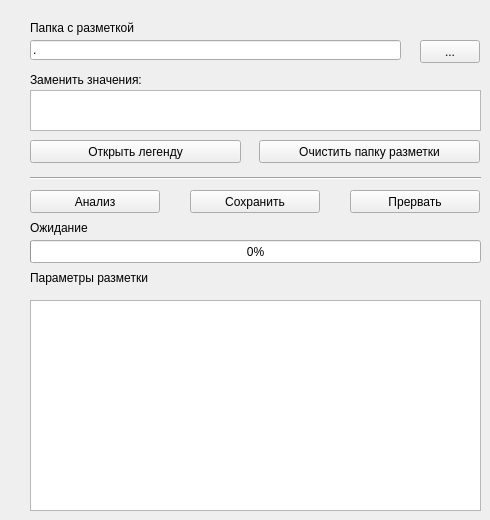
      <widget class="QWidget" name="tabResult">
       <attribute name="title">
        <string>Результаты</string>
       </attribute>
       <widget class="QLabel" name="labelResultFolder">
        <property name="geometry">
         <rect>
          <x>30</x>
          <y>20</y>
          <width>451</width>
          <height>16</height>
         </rect>
        </property>
        <property name="sizePolicy">
         <sizepolicy hsizetype="Fixed" vsizetype="Fixed">
          <horstretch>0</horstretch>
          <verstretch>0</verstretch>
         </sizepolicy>
        </property>
        <property name="text">
         <string>Папка с разметкой</string>
        </property>
       </widget>
       <widget class="QTextBrowser" name="textBrowserResult">
        <property name="geometry">
         <rect>
          <x>30</x>
          <y>300</y>
          <width>451</width>
          <height>211</height>
         </rect>
        </property>
       </widget>
       <widget class="QPushButton" name="pushButtonResultFolderSave">
        <property name="geometry">
         <rect>
          <x>190</x>
          <y>190</y>
          <width>130</width>
          <height>23</height>
         </rect>
        </property>
        <property name="sizePolicy">
         <sizepolicy hsizetype="Fixed" vsizetype="Fixed">
          <horstretch>0</horstretch>
          <verstretch>0</verstretch>
         </sizepolicy>
        </property>
        <property name="text">
         <string>Сохранить</string>
        </property>
       </widget>
       <widget class="QLabel" name="labelResultData">
        <property name="geometry">
         <rect>
          <x>30</x>
          <y>270</y>
          <width>451</width>
          <height>16</height>
         </rect>
        </property>
        <property name="sizePolicy">
         <sizepolicy hsizetype="Fixed" vsizetype="Fixed">
          <horstretch>0</horstretch>
          <verstretch>0</verstretch>
         </sizepolicy>
        </property>
        <property name="frameShape">
         <enum>QFrame::Panel</enum>
        </property>
        <property name="lineWidth">
         <number>0</number>
        </property>
        <property name="text">
         <string>Параметры разметки</string>
        </property>
       </widget>
       <widget class="QLineEdit" name="lineEditResultFolder">
        <property name="geometry">
         <rect>
          <x>30</x>
          <y>40</y>
          <width>371</width>
          <height>20</height>
         </rect>
        </property>
        <property name="sizePolicy">
         <sizepolicy hsizetype="Fixed" vsizetype="Fixed">
          <horstretch>0</horstretch>
          <verstretch>0</verstretch>
         </sizepolicy>
        </property>
        <property name="text">
         <string>.</string>
        </property>
       </widget>
       <widget class="QPushButton" name="pushButtonResultFolderSet">
        <property name="geometry">
         <rect>
          <x>420</x>
          <y>40</y>
          <width>60</width>
          <height>23</height>
         </rect>
        </property>
        <property name="sizePolicy">
         <sizepolicy hsizetype="Fixed" vsizetype="Fixed">
          <horstretch>0</horstretch>
          <verstretch>0</verstretch>
         </sizepolicy>
        </property>
        <property name="text">
         <string>...</string>
        </property>
       </widget>
       <widget class="QPushButton" name="pushButtonResultFolderAnalyze">
        <property name="geometry">
         <rect>
          <x>30</x>
          <y>190</y>
          <width>130</width>
          <height>23</height>
         </rect>
        </property>
        <property name="sizePolicy">
         <sizepolicy hsizetype="Fixed" vsizetype="Fixed">
          <horstretch>0</horstretch>
          <verstretch>0</verstretch>
         </sizepolicy>
        </property>
        <property name="text">
         <string>Анализ</string>
        </property>
       </widget>
       <widget class="QProgressBar" name="progressBarResult">
        <property name="geometry">
         <rect>
          <x>30</x>
          <y>240</y>
          <width>451</width>
          <height>23</height>
         </rect>
        </property>
        <property name="sizePolicy">
         <sizepolicy hsizetype="Fixed" vsizetype="Fixed">
          <horstretch>0</horstretch>
          <verstretch>0</verstretch>
         </sizepolicy>
        </property>
        <property name="autoFillBackground">
         <bool>false</bool>
        </property>
        <property name="inputMethodHints">
         <set>Qt::ImhNone</set>
        </property>
        <property name="value">
         <number>0</number>
        </property>
        <property name="alignment">
         <set>Qt::AlignCenter</set>
        </property>
        <property name="textVisible">
         <bool>true</bool>
        </property>
        <property name="orientation">
         <enum>Qt::Horizontal</enum>
        </property>
        <property name="invertedAppearance">
         <bool>false</bool>
        </property>
        <property name="textDirection">
         <enum>QProgressBar::TopToBottom</enum>
        </property>
       </widget>
       <widget class="QPushButton" name="pushButtonCancelResults">
        <property name="geometry">
         <rect>
          <x>350</x>
          <y>190</y>
          <width>130</width>
          <height>23</height>
         </rect>
        </property>
        <property name="sizePolicy">
         <sizepolicy hsizetype="Fixed" vsizetype="Fixed">
          <horstretch>0</horstretch>
          <verstretch>0</verstretch>
         </sizepolicy>
        </property>
        <property name="text">
         <string>Прервать</string>
        </property>
       </widget>
       <widget class="QLabel" name="labelInfoResult">
        <property name="geometry">
         <rect>
          <x>30</x>
          <y>220</y>
          <width>451</width>
          <height>16</height>
         </rect>
        </property>
        <property name="sizePolicy">
         <sizepolicy hsizetype="Fixed" vsizetype="Fixed">
          <horstretch>0</horstretch>
          <verstretch>0</verstretch>
         </sizepolicy>
        </property>
        <property name="text">
         <string>Ожидание</string>
        </property>
       </widget>
       <widget class="QLabel" name="label__replace">
        <property name="geometry">
         <rect>
          <x>30</x>
          <y>70</y>
          <width>451</width>
          <height>20</height>
         </rect>
        </property>
        <property name="sizePolicy">
         <sizepolicy hsizetype="Fixed" vsizetype="Fixed">
          <horstretch>0</horstretch>
          <verstretch>0</verstretch>
         </sizepolicy>
        </property>
        <property name="acceptDrops">
         <bool>false</bool>
        </property>
        <property name="text">
         <string>Заменить значения:</string>
        </property>
        <property name="alignment">
         <set>Qt::AlignLeading|Qt::AlignLeft|Qt::AlignVCenter</set>
        </property>
       </widget>
       <widget class="QTextEdit" name="textEditPar__replace">
        <property name="geometry">
         <rect>
          <x>30</x>
          <y>90</y>
          <width>451</width>
          <height>41</height>
         </rect>
        </property>
       </widget>
       <widget class="Line" name="line">
        <property name="geometry">
         <rect>
          <x>30</x>
          <y>170</y>
          <width>451</width>
          <height>16</height>
         </rect>
        </property>
        <property name="orientation">
         <enum>Qt::Horizontal</enum>
        </property>
       </widget>
       <widget class="QPushButton" name="pushButtonResult__Legend">
        <property name="geometry">
         <rect>
          <x>30</x>
          <y>140</y>
          <width>211</width>
          <height>23</height>
         </rect>
        </property>
        <property name="sizePolicy">
         <sizepolicy hsizetype="Fixed" vsizetype="Fixed">
          <horstretch>0</horstretch>
          <verstretch>0</verstretch>
         </sizepolicy>
        </property>
        <property name="text">
         <string>Открыть легенду</string>
        </property>
       </widget>
       <widget class="QPushButton" name="pushButtonResult__Clear">
        <property name="geometry">
         <rect>
          <x>259</x>
          <y>140</y>
          <width>221</width>
          <height>23</height>
         </rect>
        </property>
        <property name="sizePolicy">
         <sizepolicy hsizetype="Fixed" vsizetype="Fixed">
          <horstretch>0</horstretch>
          <verstretch>0</verstretch>
         </sizepolicy>
        </property>
        <property name="text">
         <string>Очистить папку разметки</string>
        </property>
       </widget>
      </widget>
